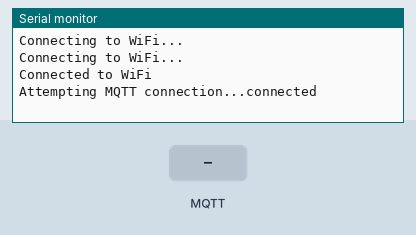
Recording of a sketch running on a simulated ESP32. Shown: the last lines printed to the serial monitor. The inputs (shaded band) are chosen by the test bench. WiFi joins after 1.5 s; servers stay silent unless stated; no MQTT or app messages arrive unless stated; not simulated (calls return 0 or success): secrets.h.

Above: at 4.2 s.
4.3 s: MQTT message "1" arrives on the first subscribed topic
At 4.9 s:
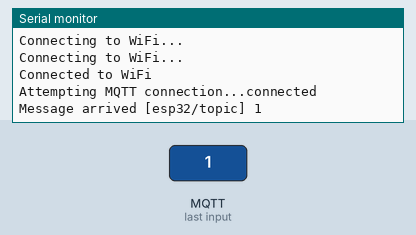
6.5 s: MQTT message "on" arrives on the first subscribed topic
At 6.9 s:
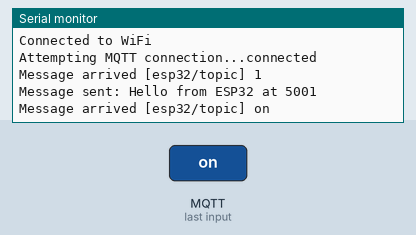
8.0 s: MQTT message "off" arrives on the first subscribed topic
At 9.2 s:
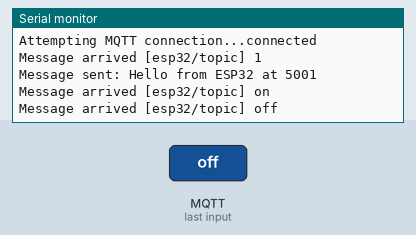

Measured:
- after the input at 4.3 s, the serial monitor: prints a new line at once (image 1)
- after the input at 6.5 s, the serial monitor: prints a new line at once (image 2)
- after the input at 8.0 s, the serial monitor: prints a new line at once (image 3)

The sketch:

esp32_aws.ino
```cpp
#include <WiFi.h>
#include <PubSubClient.h>
#include <WiFiClientSecure.h>
#include "secrets.h" // Isso é o que puxa as variáveis

// AGORA SIM, DEFINA SUAS VARIÁVEIS COM BASE NO SECRETS.H
// Note que os nomes das variáveis em secrets.h que sugeri eram SSID_1, PASSWORD_1, MQTT_SERVER_AWS
// Então, use esses nomes AQUI.
const char* ssid = SSID_1;
const char* password = PASSWORD_1;
const char* mqtt_server = MQTT_SERVER_AWS;
const int mqtt_port = 8883; // Pode permanecer se for fixo
const char* mqtt_topic = "esp32/topic"; // Pode permanecer se for fixo


// Instância de cliente WiFi
WiFiClientSecure espClient;
PubSubClient client(espClient);

void setup() {
  Serial.begin(115200);
  delay(1000);

  // Conecta-se à rede WiFi
  WiFi.begin(ssid, password); // AGORA USA AS VARIAVEIS DO SECRETS.H
  while (WiFi.status() != WL_CONNECTED) {
    delay(1000);
    Serial.println("Connecting to WiFi...");
  }
  Serial.println("Connected to WiFi");

  // Configura o cliente MQTT para usar o AWS IoT
  // AQUI USA AS CHAVES DO SECRETS.H
  espClient.setCACert(AWS_CERT_CA);
  espClient.setCertificate(AWS_CERT_CTR);
  espClient.setPrivateKey(AWS_PRIVATE_KEY);

  client.setServer(mqtt_server, mqtt_port); // USA A VARIAVEL DO SECRETS.H
  client.setCallback(mqttCallback);

  // Conecta ao broker MQTT
  while (!client.connected()) {
    Serial.print("Attempting MQTT connection...");
    if (client.connect("ESP32Client")) {
      Serial.println("connected");
      client.subscribe(mqtt_topic);
    } else {
      Serial.print("failed, rc=");
      Serial.print(client.state());
      delay(5000);
    }
  }
}

void loop() {
  // Mantém a conexão com o broker MQTT
  if (!client.connected()) {
    while (!client.connected()) {
      Serial.print("Attempting MQTT connection...");
      if (client.connect("ESP32Client")) {
        Serial.println("connected");
        client.subscribe(mqtt_topic);
      } else {
        Serial.print("failed, rc=");
        Serial.print(client.state());
        delay(5000);
      }
    }
  }
  client.loop();

  // Envia uma mensagem a cada 5 segundos
  static unsigned long lastMsg = 0;
  unsigned long now = millis();
  if (now - lastMsg > 5000) {
    lastMsg = now;
    String message = "Hello from ESP32 at " + String(now);
    client.publish(mqtt_topic, message.c_str());
    Serial.println("Message sent: " + message);
  }
}

// Função de callback para quando uma mensagem for recebida
void mqttCallback(char* topic, byte* payload, unsigned int length) {
  Serial.print("Message arrived [");
  Serial.print(topic);
  Serial.print("] ");
  for (int i = 0; i < length; i++) {
    Serial.print((char)payload[i]);
  }
  Serial.println();
}
```
